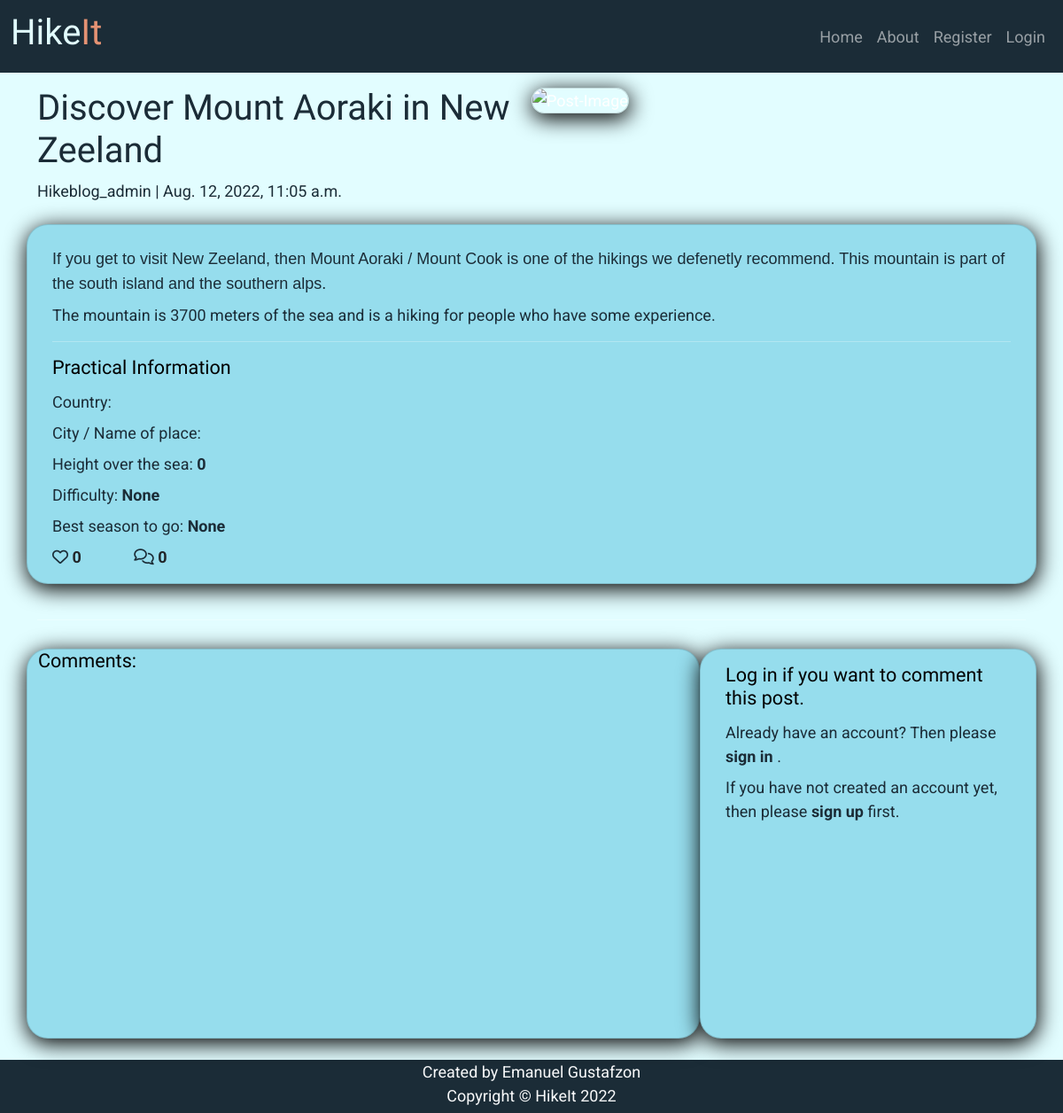
The page /discover-mount-aoraki-in-new-zeeland/ on the database as committed earlier.
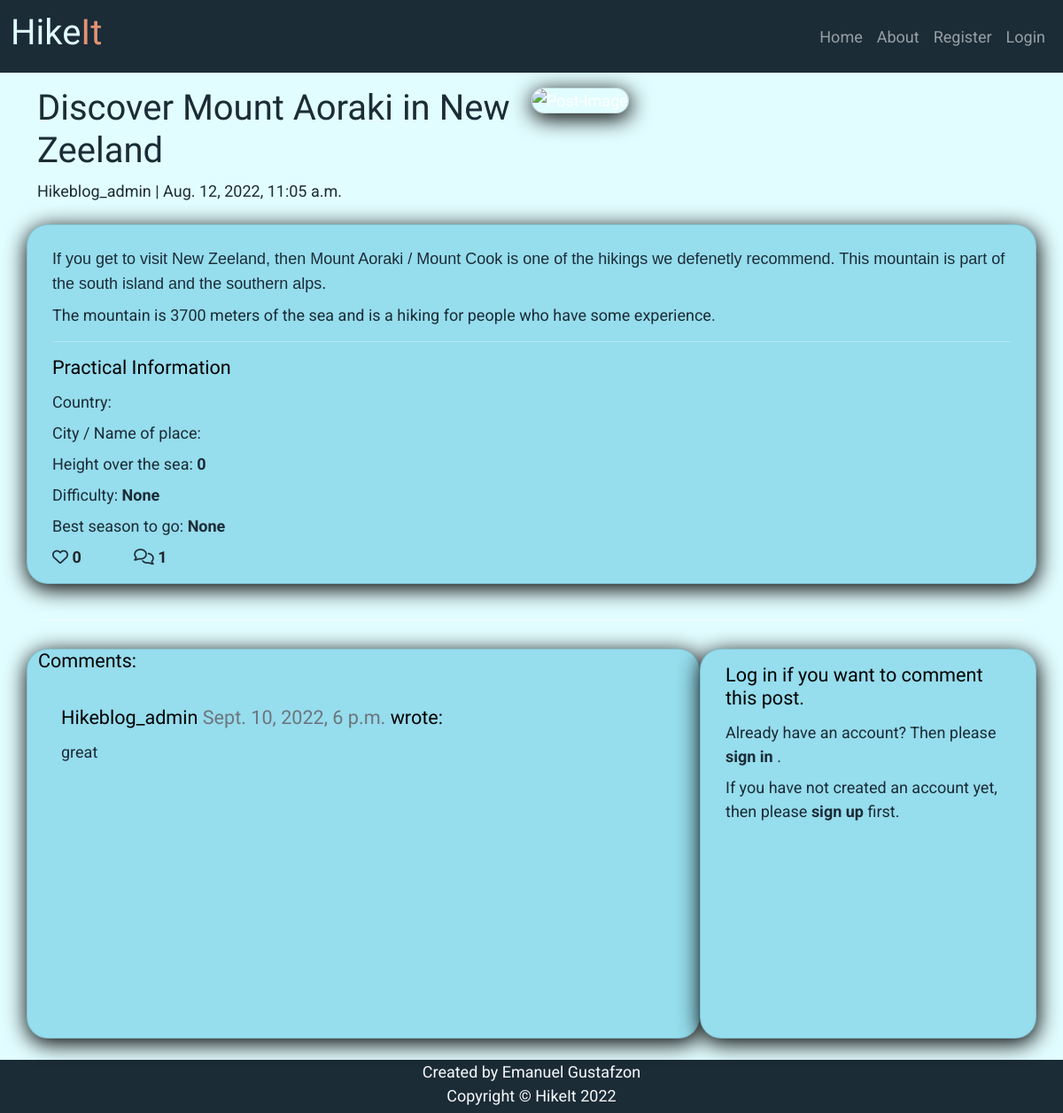
The same page on the database as committed later.
### blog/models.py (models this page shows, shortened)
class Comment(models.Model):
    post = models.ForeignKey(
        Post, on_delete=models.CASCADE, related_name='comments')
    name = models.CharField(max_length=80)
    email = models.EmailField()
    body = models.TextField()
    created_on = models.DateTimeField(auto_now_add=True)
    approved = models.BooleanField(default=False)
    class Meta:
        ordering = ['created_on']

### blog/views.py (the view, shortened to what this page needs)
# urls.py: path('<slug:slug>/', views.PostDetail.as_view(), name='post_detail'),
class PostDetail(View):
    def get(self, request, slug, *args, **kwargs):
        queryset = Post.objects.filter(status=1)
        post = get_object_or_404(queryset, slug=slug)
        comments = post.comments.filter(approved=True).order_by("-created_on")
        liked = False
        if post.likes.filter(id=self.request.user.id).exists():
            liked = True
        return render(
            request,
            "post_detail.html",
            {
                "post": post,
                "comments": comments,
                "commented": False,
                "liked": liked,
                "comment_form": CommentForm(),
            },
        )

### blog/models.py (called while the page is built)
    def number_of_likes(self):
        return self.likes.count()

### templates/post_detail.html (shortened to what the changed rows need)
{% extends 'base.html' %}
{% block content %}
{% load crispy_forms_tags %}
<div class="masthead">
    <div class="container">
        <div class="row g-0 mt-3 top ">
            <div class="col-md-6 col-lg-6 masthead-text d-flex flex-column justify-content-center ">
                <h1 class="post-title">{{ post.title }}</h1>
            </div>
        </div>
    </div>
</div>
<div class="container">
    <div class="row">
        <div class="col card mb-4  mt-3 left  top">
            <div class="card-post-detail">
                <div class="row">
                    <div class="col-1">
                        {% with comments.count as total_comments %}
                        <strong class="text-dark"><i class="far fa-comments"></i>
                            {{ total_comments }}</strong>
                        {% endwith %}
                    </div>
                </div>
            </div>
        </div>
    </div>
    <div class="row">
        <div class="col-md-8 card mb-4  mt-3 ">
            <div class="card-post-detail">
                {% for comment in comments %}
                <div class="comments" style="padding: 10px;">
                    <h4 class="font-weight-bold">
                        {{ comment.name }}
                        <span class=" text-muted font-weight-normal">
                            {{ comment.created_on }}
                        </span> wrote:
                    </h4>
                    {% if comment.name == user.username %}
                    {{ comment.body | linebreaks }}
                    <a class="update-delete-comment" href="{% url 'comment_delete' pk=comment.pk %}" aria-label="To delete your comment press here"><i class="fas fa-trash"></i></a>
                    <a class="update-delete-comment" href="{% url 'comment_update' pk=comment.pk %}" aria-label="To delete your update press here"><i class="fas fa-edit"></i></a>
                    {% else %}
                    {{ comment.body | linebreaks }}
                    {% endif %}
                </div>
                {% endfor %}
            </div>
        </div>
    </div>
</div>
{%endblock%}

Rows that differ between the two databases and show on the page:
added Comment: name "Hikeblog_admin", created_on "Sept. 10, 2022, 6 p.m.", body "great"
Other text that changed with them:
{{ total_comments }}: "0" → "1"
